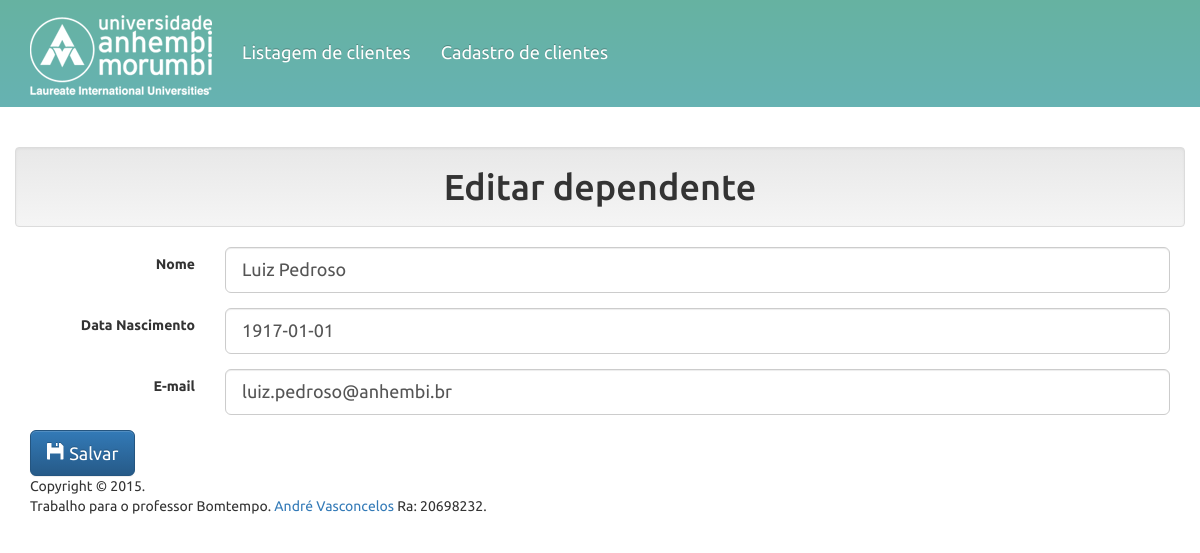
The app's page /dependente.php?cod=4 with its own data.
### tables this page shows
CREATE TABLE dependente (cod int NOT NULL AUTO_INCREMENT, cod_cliente int, nome varchar(255), data_nascimento date NOT NULL, email varchar(255), PRIMARY KEY (cod), INDEX cod_cliente (cod_cliente));

### dependente.php (the view, shortened to what this page needs)
<?php
	$texto = "Cadastrar";
	if($_GET['cod'] > 0){
		$texto = "Editar";
	}
?>
<?php include("cabecalho.php");?>
	<div class="row">
		<div class="col-leg-12">
			<h1 class="well text-center"><?=$texto?> dependente</h1>
		</div>
	</div>
	<form class="form-horizontal" id="form" method="post">
		<?php
			if($_GET['cod'] > 0 ){
				require 'config.php';
				$conexao = @mysql_connect($host, $usuario, $senha) or exit(mysql_error());
				$sql = "SELECT cod,cod_cliente,nome,data_nascimento,email FROM dependente WHERE cod = ".$_GET['cod'].";";
				$query = mysql_query($sql, $conexao);
				$registros = mysql_fetch_array($query);
				$nome = $registros["nome"];
				$dataNascimento = $registros["data_nascimento"];
				$email = $registros["email"];
		?>
		<?php
			}
		?>
		<div class="form-group">
			<label class="col-sm-2 control-label" for="name">Nome</label>
			<div class="col-sm-10">
				<input type="text" value="<?=$nome?>" class="form-control input-lg" maxlength="255" placeholder="Nome do cliente" name="nome" id="name"/>
			</div>
		</div>
		<div class="form-group">
			<label class="col-sm-2 control-label" for="nascimento">Data Nascimento</label>
			<div class="col-sm-10">
				<input type="datetime" value="<?=$dataNascimento?>" class="form-control input-lg datepicker" name="data_nascimento" id="nascimento"/>
			</div>
		</div>
		<div class="form-group">
			<label class="col-sm-2 control-label" for="mail">E-mail</label>
			<div class="col-sm-10">
				<input type="email" value="<?=$email?>" class="form-control input-lg" maxlength="255" placeholder="Email do cliente" name="email" id="mail"/>
			</div>
		</div>
      <button type="button" class="btn btn-lg btn-primary salvar" data-target="salvaDependente.php">
      	<span class="glyphicon glyphicon-floppy-disk glyphicon-align" aria-hidden="true"></span>
      	Salvar</button>
    </form>
<?php include( 'rodape.php'); ?>

### css/estilos.css (style rules this page uses)
html, body, table, td, th { font-family: 'Ubuntu', sans-serif; }

### records on screen
dependente: nome "Luiz Pedroso", data_nascimento "1917-01-01", email "luiz.pedroso@anhembi.br"

### other values on screen
$texto "Editar"
